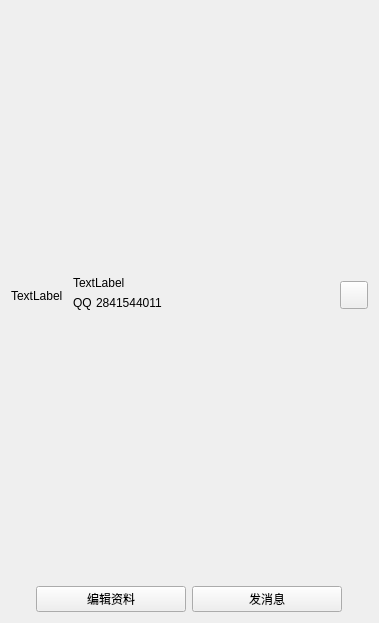
<?xml version="1.0" encoding="UTF-8"?>
<ui version="4.0">
 <class>UserProfilePage</class>
 <widget class="QWidget" name="UserProfilePage">
  <property name="geometry">
   <rect>
    <x>0</x>
    <y>0</y>
    <width>379</width>
    <height>623</height>
   </rect>
  </property>
  <property name="windowTitle">
   <string>Form</string>
  </property>
  <layout class="QVBoxLayout" name="verticalLayout_2">
   <item>
    <widget class="QWidget" name="widget_6" native="true">
     <layout class="QHBoxLayout" name="horizontalLayout_9">
      <property name="spacing">
       <number>10</number>
      </property>
      <property name="leftMargin">
       <number>0</number>
      </property>
      <property name="topMargin">
       <number>0</number>
      </property>
      <property name="rightMargin">
       <number>0</number>
      </property>
      <property name="bottomMargin">
       <number>0</number>
      </property>
      <item>
       <widget class="QLabel" name="headLab">
        <property name="text">
         <string>TextLabel</string>
        </property>
       </widget>
      </item>
      <item>
       <widget class="QWidget" name="widget_5" native="true">
        <layout class="QVBoxLayout" name="verticalLayout">
         <property name="leftMargin">
          <number>0</number>
         </property>
         <property name="topMargin">
          <number>0</number>
         </property>
         <property name="rightMargin">
          <number>0</number>
         </property>
         <property name="bottomMargin">
          <number>0</number>
         </property>
         <item>
          <spacer name="verticalSpacer_3">
           <property name="orientation">
            <enum>Qt::Vertical</enum>
           </property>
           <property name="sizeHint" stdset="0">
            <size>
             <width>20</width>
             <height>40</height>
            </size>
           </property>
          </spacer>
         </item>
         <item>
          <widget class="QLabel" name="nameLab">
           <property name="text">
            <string>TextLabel</string>
           </property>
          </widget>
         </item>
         <item>
          <widget class="QWidget" name="widget_12" native="true">
           <layout class="QHBoxLayout" name="horizontalLayout_6">
            <property name="spacing">
             <number>4</number>
            </property>
            <property name="leftMargin">
             <number>0</number>
            </property>
            <property name="topMargin">
             <number>0</number>
            </property>
            <property name="rightMargin">
             <number>0</number>
            </property>
            <property name="bottomMargin">
             <number>0</number>
            </property>
            <item>
             <widget class="QLabel" name="qqLab">
              <property name="maximumSize">
               <size>
                <width>30</width>
                <height>16777215</height>
               </size>
              </property>
              <property name="text">
               <string>QQ</string>
              </property>
             </widget>
            </item>
            <item>
             <widget class="QLabel" name="idLab">
              <property name="text">
               <string>2841544011</string>
              </property>
             </widget>
            </item>
           </layout>
          </widget>
         </item>
         <item>
          <widget class="QWidget" name="widget_13" native="true">
           <layout class="QHBoxLayout" name="horizontalLayout_8">
            <property name="spacing">
             <number>0</number>
            </property>
            <property name="leftMargin">
             <number>0</number>
            </property>
            <property name="topMargin">
             <number>0</number>
            </property>
            <property name="rightMargin">
             <number>0</number>
            </property>
            <property name="bottomMargin">
             <number>0</number>
            </property>
           </layout>
          </widget>
         </item>
         <item>
          <spacer name="verticalSpacer_2">
           <property name="orientation">
            <enum>Qt::Vertical</enum>
           </property>
           <property name="sizeHint" stdset="0">
            <size>
             <width>20</width>
             <height>40</height>
            </size>
           </property>
          </spacer>
         </item>
        </layout>
       </widget>
      </item>
      <item>
       <spacer name="horizontalSpacer_4">
        <property name="orientation">
         <enum>Qt::Horizontal</enum>
        </property>
        <property name="sizeHint" stdset="0">
         <size>
          <width>476</width>
          <height>20</height>
         </size>
        </property>
       </spacer>
      </item>
      <item>
       <widget class="QToolButton" name="likeBtn">
        <property name="minimumSize">
         <size>
          <width>28</width>
          <height>28</height>
         </size>
        </property>
        <property name="text">
         <string/>
        </property>
        <property name="toolButtonStyle">
         <enum>Qt::ToolButtonTextUnderIcon</enum>
        </property>
       </widget>
      </item>
     </layout>
    </widget>
   </item>
   <item>
    <layout class="QFormLayout" name="formLayout"/>
   </item>
   <item>
    <widget class="QWidget" name="widget_10" native="true">
     <layout class="QHBoxLayout" name="horizontalLayout_5">
      <property name="leftMargin">
       <number>0</number>
      </property>
      <property name="topMargin">
       <number>0</number>
      </property>
      <property name="rightMargin">
       <number>0</number>
      </property>
      <property name="bottomMargin">
       <number>0</number>
      </property>
      <item>
       <spacer name="horizontalSpacer_6">
        <property name="orientation">
         <enum>Qt::Horizontal</enum>
        </property>
        <property name="sizeHint" stdset="0">
         <size>
          <width>40</width>
          <height>20</height>
         </size>
        </property>
       </spacer>
      </item>
      <item>
       <widget class="QPushButton" name="editdetailBtn">
        <property name="minimumSize">
         <size>
          <width>150</width>
          <height>0</height>
         </size>
        </property>
        <property name="maximumSize">
         <size>
          <width>150</width>
          <height>16777215</height>
         </size>
        </property>
        <property name="text">
         <string>编辑资料</string>
        </property>
       </widget>
      </item>
      <item>
       <widget class="QPushButton" name="sendmessageBtn">
        <property name="minimumSize">
         <size>
          <width>150</width>
          <height>0</height>
         </size>
        </property>
        <property name="maximumSize">
         <size>
          <width>150</width>
          <height>16777215</height>
         </size>
        </property>
        <property name="text">
         <string>发消息</string>
        </property>
       </widget>
      </item>
      <item>
       <spacer name="horizontalSpacer_7">
        <property name="orientation">
         <enum>Qt::Horizontal</enum>
        </property>
        <property name="sizeHint" stdset="0">
         <size>
          <width>40</width>
          <height>20</height>
         </size>
        </property>
       </spacer>
      </item>
     </layout>
    </widget>
   </item>
  </layout>
 </widget>
 <resources/>
 <connections/>
</ui>
